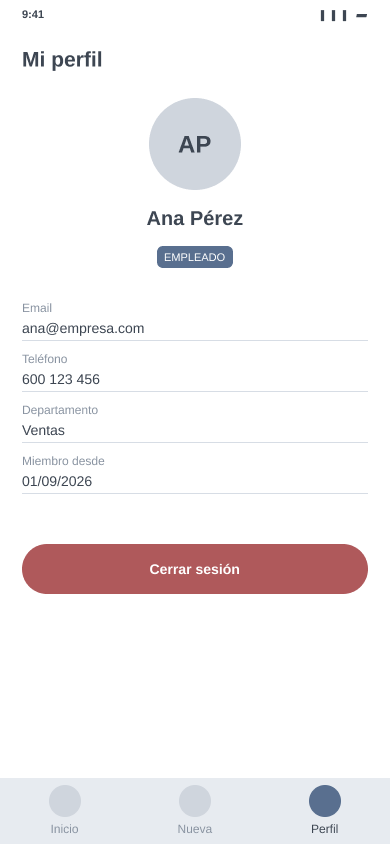
#> input picture app/src/main/java/com/example/helpdeskpro/bocetos/10_perfil_original.png, 390 x 844 px
$ python actualizar_perfil.py
#> lines starting #> are read from the running program, lines starting #| are printed output that depends on the picture
from pathlib import Path
from PIL import Image, ImageDraw, ImageFont

base = Path(__file__).resolve().parent
source = base / "10_perfil_original.png"
output = base / "10_perfil.png"
image = Image.open(source).convert("RGB")
draw = ImageDraw.Draw(image)
background = image.getpixel((10, 530))
#> background = (255, 255, 255)

# Sustituye la zona del botón original por dos acciones independientes.
draw.rectangle((10, 520, 379, 680), fill=background)
font = ImageFont.truetype(r"C:\Windows\Fonts\arialbd.ttf", 15)

buttons = [
    ((22, 530, 367, 581), (137, 152, 173), "Editar perfil"),
    ((22, 606, 367, 657), (176, 90, 90), "Cerrar sesión"),
]

for bounds, color, text in buttons:
    draw.rounded_rectangle(bounds, radius=26, fill=color)
    text_box = draw.textbbox((0, 0), text, font=font)
    text_width = text_box[2] - text_box[0]
    text_height = text_box[3] - text_box[1]
    center_x = (bounds[0] + bounds[2]) / 2
    center_y = (bounds[1] + bounds[3]) / 2
    draw.text(
        (center_x - text_width / 2, center_y - text_height / 2 - text_box[1]),
        text,
        font=font,
        fill=(255, 255, 255),
    )
#> this loop made 2 passes
#> (text_box, text_width, text_height) on passes 1 to 2: ((0, 3, 88, 17), 88, 14), ((0, 2, 100, 14), 100, 12)

image.save(output, optimize=True)
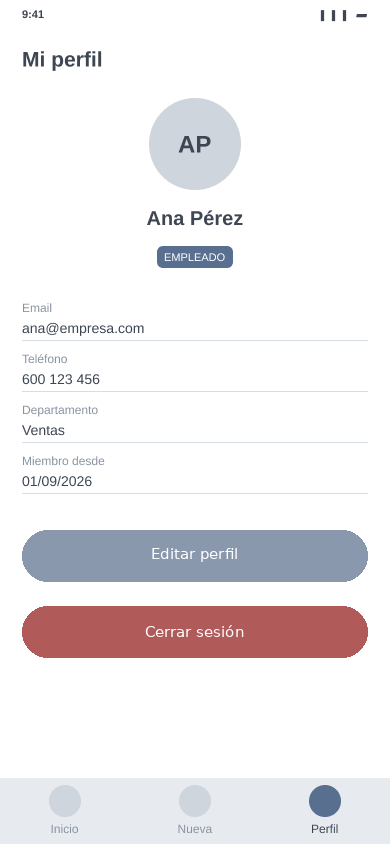
#> saved as 10_perfil.png: PIL image 390x844 RGB; mean R, G, B 238.8, 235.8, 237.8
#> (the run stopped early here; a loop or call above may not have finished)
